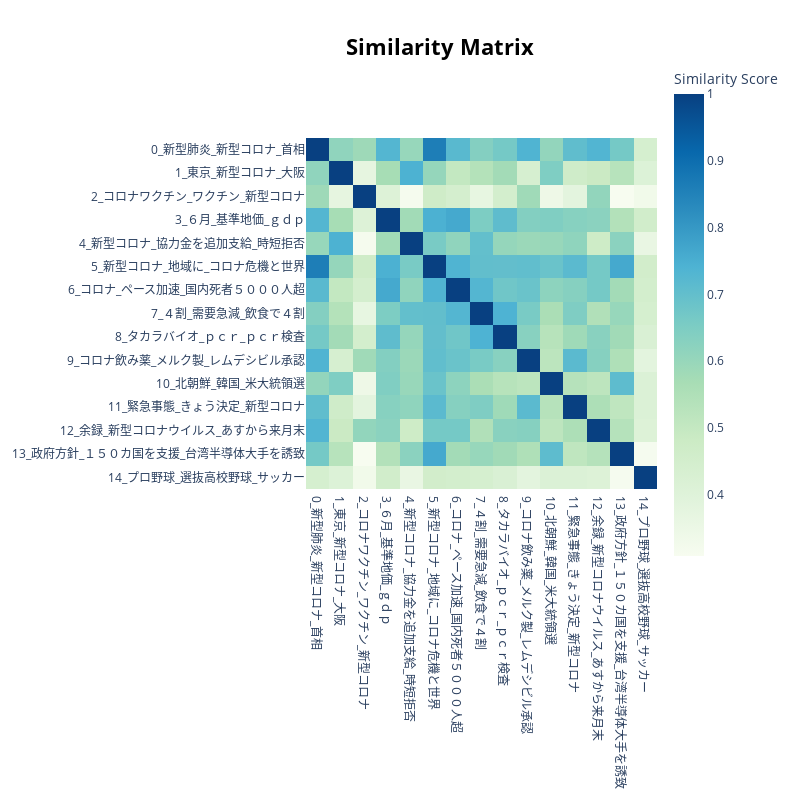

Source (notebook cell):
### Code cell
model.model.visualize_heatmap()

### Figure 1 — Plotly figure (JSON) as saved in the notebook; plotly's stock layout.template omitted (floating-point values rounded to 4 significant figures; data arrays with more than 128 entries replaced by an {"elided": "..."} marker saying what was removed)
{"data": [{"coloraxis": "coloraxis", "hovertemplate": "x: %{x}<br>y: %{y}<br>Similarity Score: %{z}<extra></extra>", "name": "0", "type": "heatmap", "x": ["0_新型肺炎_新型コロナ_首相", "1_東京_新型コロナ_大阪", "2_コロナワクチン_ワクチン_新型コロナ", "3_６月_基準地価_ｇｄｐ", "4_新型コロナ_協力金を追加支給_時短拒否", "5_新型コロナ_地域に_コロナ危機と世界", "6_コロナ_ペース加速_国内死者５０００人超", "7_４割_需要急減_飲食で４割", "8_タカラバイオ_ｐｃｒ_ｐｃｒ検査", "9_コロナ飲み薬_メルク製_レムデシビル承認", "10_北朝鮮_韓国_米大統領選", "11_緊急事態_きょう決定_新型コロナ", "12_余録_新型コロナウイルス_あすから来月末", "13_政府方針_１５０カ国を支援_台湾半導体大手を誘致", "14_プロ野球_選抜高校野球_サッカー"], "xaxis": "x", "y": ["0_新型肺炎_新型コロナ_首相", "1_東京_新型コロナ_大阪", "2_コロナワクチン_ワクチン_新型コロナ", "3_６月_基準地価_ｇｄｐ", "4_新型コロナ_協力金を追加支給_時短拒否", "5_新型コロナ_地域に_コロナ危機と世界", "6_コロナ_ペース加速_国内死者５０００人超", "7_４割_需要急減_飲食で４割", "8_タカラバイオ_ｐｃｒ_ｐｃｒ検査", "9_コロナ飲み薬_メルク製_レムデシビル承認", "10_北朝鮮_韓国_米大統領選", "11_緊急事態_きょう決定_新型コロナ", "12_余録_新型コロナウイルス_あすから来月末", "13_政府方針_１５０カ国を支援_台湾半導体大手を誘致", "14_プロ野球_選抜高校野球_サッカー"], "yaxis": "y", "z": {"elided": "15x15 float values"}}], "layout": {"coloraxis": {"colorbar": {"title": {"text": "Similarity Score"}}, "colorscale": [[0, "rgb(247,252,240)"], [0.125, "rgb(224,243,219)"], [0.25, "rgb(204,235,197)"], [0.375, "rgb(168,221,181)"], [0.5, "rgb(123,204,196)"], [0.625, "rgb(78,179,211)"], [0.75, "rgb(43,140,190)"], [0.875, "rgb(8,104,172)"], [1, "rgb(8,64,129)"]]}, "height": 800, "hoverlabel": {"bgcolor": "white", "font": {"family": "Rockwell", "size": 16}}, "legend": {"title": {"text": "Trend"}}, "margin": {"t": 60}, "showlegend": true, "title": {"font": {"color": "Black", "size": 22}, "text": "<b>Similarity Matrix", "x": 0.55, "xanchor": "center", "y": 0.95, "yanchor": "top"}, "width": 800, "xaxis": {"anchor": "y", "constrain": "domain", "domain": [0, 1], "scaleanchor": "y"}, "yaxis": {"anchor": "x", "autorange": "reversed", "constrain": "domain", "domain": [0, 1]}}}
